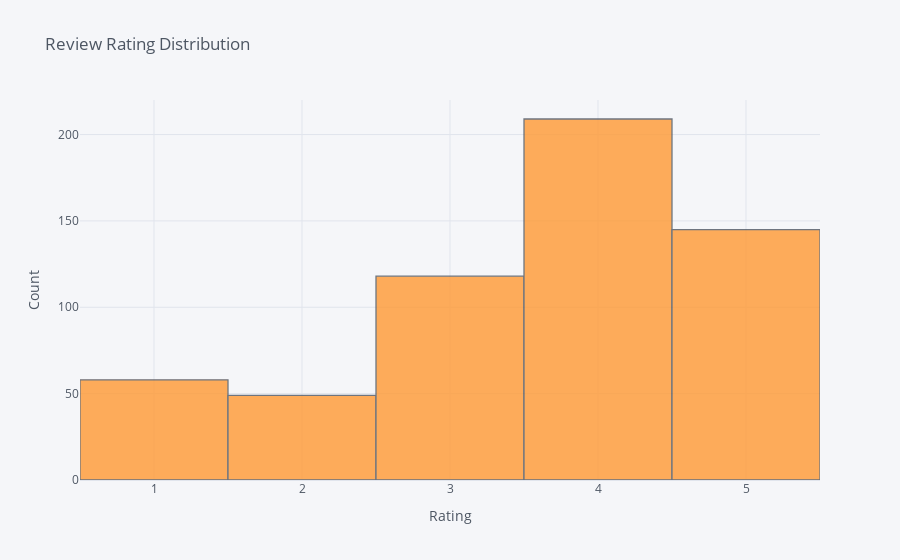

This figure's notebook cell:
### Markdown cell above
### Distribution of Reviews, Ratings, and Reviewers Age

### Code cell
df['Rating'].iplot(kind = 'hist', xTitle = 'Rating', yTitle = 'Count', title = 'Review Rating Distribution')

### Figure 1 — Plotly figure (JSON) as saved in the notebook; plotly's stock layout.template omitted (floating-point values rounded to 4 significant figures; data arrays with more than 128 entries replaced by an {"elided": "..."} marker saying what was removed)
{"data": [{"histfunc": "count", "histnorm": "", "marker": {"color": "rgba(255, 153, 51, 1.0)", "line": {"color": "#4D5663", "width": 1.3}}, "name": "Rating", "opacity": 0.8, "orientation": "v", "type": "histogram", "x": {"elided": "579 int values"}}], "layout": {"barmode": "overlay", "legend": {"bgcolor": "#F5F6F9", "font": {"color": "#4D5663"}}, "paper_bgcolor": "#F5F6F9", "plot_bgcolor": "#F5F6F9", "title": {"font": {"color": "#4D5663"}, "text": "Review Rating Distribution"}, "xaxis": {"gridcolor": "#E1E5ED", "showgrid": true, "tickfont": {"color": "#4D5663"}, "title": {"font": {"color": "#4D5663"}, "text": "Rating"}, "zerolinecolor": "#E1E5ED"}, "yaxis": {"gridcolor": "#E1E5ED", "showgrid": true, "tickfont": {"color": "#4D5663"}, "title": {"font": {"color": "#4D5663"}, "text": "Count"}, "zerolinecolor": "#E1E5ED"}}}
